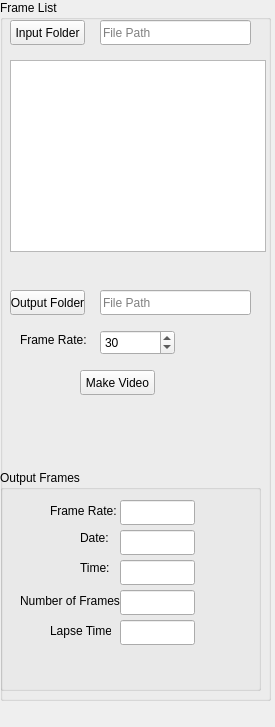
      <widget class="QWidget" name="PGFEditor">
       <property name="geometry">
        <rect>
         <x>0</x>
         <y>0</y>
         <width>275</width>
         <height>727</height>
        </rect>
       </property>
       <attribute name="label">
        <string>Frames Editor</string>
       </attribute>
       <widget class="QGroupBox" name="groupBox_7">
        <property name="geometry">
         <rect>
          <x>0</x>
          <y>0</y>
          <width>271</width>
          <height>701</height>
         </rect>
        </property>
        <property name="title">
         <string>Frame List</string>
        </property>
        <widget class="QPushButton" name="PBFolderFrame">
         <property name="geometry">
          <rect>
           <x>10</x>
           <y>20</y>
           <width>75</width>
           <height>25</height>
          </rect>
         </property>
         <property name="text">
          <string>Input Folder</string>
         </property>
        </widget>
        <widget class="QLineEdit" name="LEPATH">
         <property name="geometry">
          <rect>
           <x>100</x>
           <y>20</y>
           <width>151</width>
           <height>25</height>
          </rect>
         </property>
         <property name="placeholderText">
          <string>File Path</string>
         </property>
        </widget>
        <widget class="QPushButton" name="PBOutputF">
         <property name="geometry">
          <rect>
           <x>10</x>
           <y>290</y>
           <width>75</width>
           <height>25</height>
          </rect>
         </property>
         <property name="text">
          <string>Output Folder</string>
         </property>
        </widget>
        <widget class="QLineEdit" name="LEOutPath">
         <property name="geometry">
          <rect>
           <x>100</x>
           <y>290</y>
           <width>151</width>
           <height>25</height>
          </rect>
         </property>
         <property name="placeholderText">
          <string>File Path</string>
         </property>
        </widget>
        <widget class="QLabel" name="label_13">
         <property name="geometry">
          <rect>
           <x>20</x>
           <y>330</y>
           <width>71</width>
           <height>20</height>
          </rect>
         </property>
         <property name="text">
          <string>Frame Rate:</string>
         </property>
        </widget>
        <widget class="QSpinBox" name="SBFrameRate">
         <property name="geometry">
          <rect>
           <x>100</x>
           <y>330</y>
           <width>75</width>
           <height>25</height>
          </rect>
         </property>
         <property name="maximum">
          <number>200</number>
         </property>
         <property name="value">
          <number>30</number>
         </property>
        </widget>
        <widget class="QPushButton" name="PBMakeV">
         <property name="geometry">
          <rect>
           <x>80</x>
           <y>370</y>
           <width>75</width>
           <height>25</height>
          </rect>
         </property>
         <property name="text">
          <string>Make Video</string>
         </property>
        </widget>
        <widget class="QGroupBox" name="groupBox_11">
         <property name="geometry">
          <rect>
           <x>0</x>
           <y>470</y>
           <width>261</width>
           <height>221</height>
          </rect>
         </property>
         <property name="title">
          <string>Output Frames</string>
         </property>
         <widget class="QLabel" name="label_68">
          <property name="geometry">
           <rect>
            <x>50</x>
            <y>30</y>
            <width>71</width>
            <height>21</height>
           </rect>
          </property>
          <property name="text">
           <string>Frame Rate:</string>
          </property>
         </widget>
         <widget class="QLabel" name="label_69">
          <property name="geometry">
           <rect>
            <x>80</x>
            <y>60</y>
            <width>51</width>
            <height>16</height>
           </rect>
          </property>
          <property name="text">
           <string>Date:</string>
          </property>
         </widget>
         <widget class="QLabel" name="label_70">
          <property name="geometry">
           <rect>
            <x>80</x>
            <y>90</y>
            <width>51</width>
            <height>16</height>
           </rect>
          </property>
          <property name="text">
           <string>Time:</string>
          </property>
         </widget>
         <widget class="QLabel" name="label_71">
          <property name="geometry">
           <rect>
            <x>20</x>
            <y>120</y>
            <width>101</width>
            <height>21</height>
           </rect>
          </property>
          <property name="text">
           <string>Number of Frames:</string>
          </property>
         </widget>
         <widget class="QLabel" name="label_72">
          <property name="geometry">
           <rect>
            <x>50</x>
            <y>150</y>
            <width>61</width>
            <height>21</height>
           </rect>
          </property>
          <property name="text">
           <string>Lapse Time:</string>
          </property>
         </widget>
         <widget class="QLineEdit" name="LEFrameRateF">
          <property name="geometry">
           <rect>
            <x>120</x>
            <y>30</y>
            <width>75</width>
            <height>25</height>
           </rect>
          </property>
         </widget>
         <widget class="QLineEdit" name="LEDateF">
          <property name="geometry">
           <rect>
            <x>120</x>
            <y>60</y>
            <width>75</width>
            <height>25</height>
           </rect>
          </property>
         </widget>
         <widget class="QLineEdit" name="LEHourF">
          <property name="geometry">
           <rect>
            <x>120</x>
            <y>90</y>
            <width>75</width>
            <height>25</height>
           </rect>
          </property>
         </widget>
         <widget class="QLineEdit" name="LENFramesF">
          <property name="geometry">
           <rect>
            <x>120</x>
            <y>120</y>
            <width>75</width>
            <height>25</height>
           </rect>
          </property>
         </widget>
         <widget class="QLineEdit" name="LETimeF">
          <property name="geometry">
           <rect>
            <x>120</x>
            <y>150</y>
            <width>75</width>
            <height>25</height>
           </rect>
          </property>
         </widget>
        </widget>
        <widget class="QTreeView" name="TlistFrame">
         <property name="geometry">
          <rect>
           <x>10</x>
           <y>60</y>
           <width>256</width>
           <height>192</height>
          </rect>
         </property>
         <property name="selectionMode">
          <enum>QAbstractItemView::SingleSelection</enum>
         </property>
        </widget>
       </widget>
      </widget>
